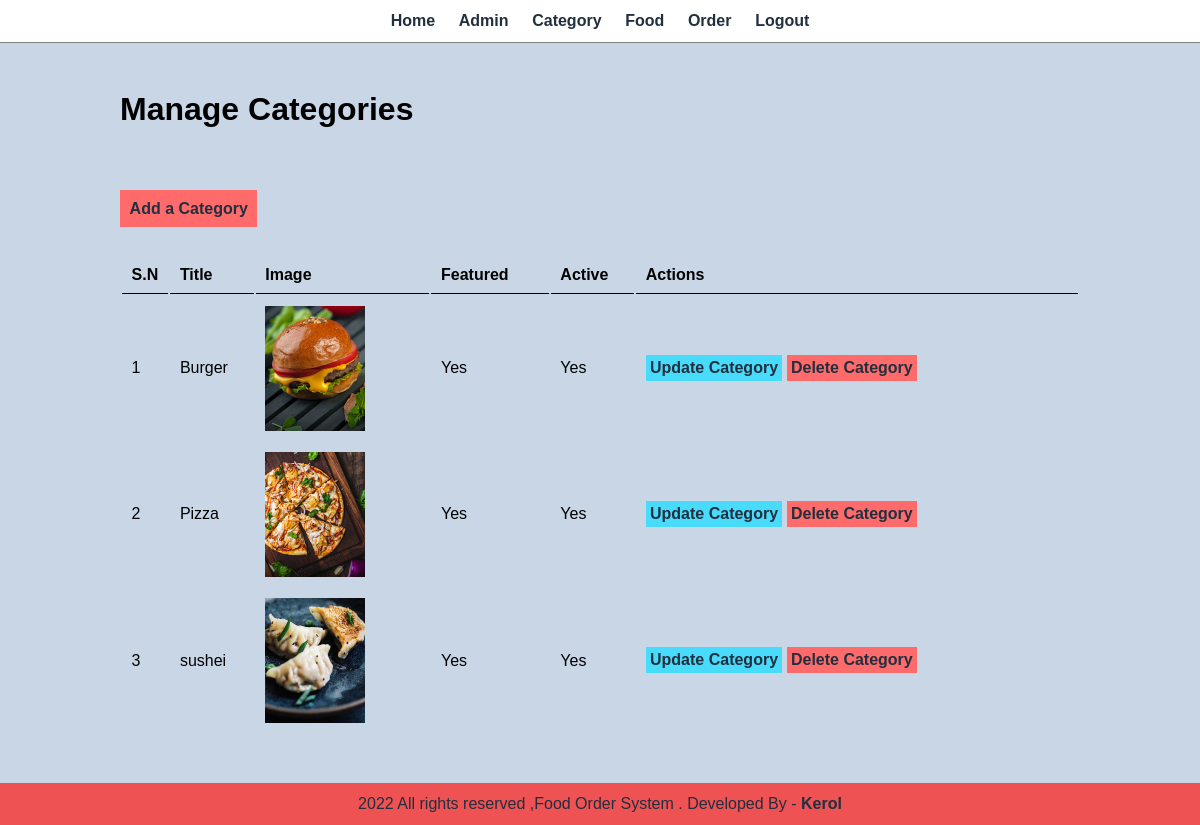
The page /admin/manage-category.php (signed in) on the database its author committed.
### tables this page shows
CREATE TABLE `tbl_category` (
  `id` int(10) UNSIGNED NOT NULL,
  `title` varchar(100) NOT NULL,
  `image_name` varchar(255) NOT NULL,
  `featured` varchar(10) NOT NULL,
  `active` varchar(10) NOT NULL
);

### admin/manage-category.php (the view, shortened to what this page needs)
<?php include('partials/menu.php'); ?>
<div class="main-content">
    <div class="wrapper">
    <h1>Manage Categories</h1>
    <br><br>
        <br><br>
        <a href="<?php echo SITEURL; ?>admin/add-category.php" class="btn-primary">Add a Category</a>
        <br><br><br>
               <table class="tbl-full">
                   <tr>
                       <th>S.N</th>
                       <th>Title</th>
                       <th>Image</th>
                       <th>Featured</th>
                       <th>Active</th>
                       <th>Actions</th>
                   </tr>
            <?php
                $sql = "SELECT * FROM tbl_category";
                $res = mysqli_query($conn, $sql);
                $count = mysqli_num_rows($res);
                $sn=1;
                if($count>0)
                {
                    while($row=mysqli_fetch_assoc($res))
                    {
                        $id = $row['id'];
                        $title = $row['title'];
                        $image_name = $row['image_name'];
                        $featured = $row['featured'];
                        $active = $row['active'];
                        ?>
                    <tr>
                       <td><?php echo $sn++; ?></td>
                       <td><?php echo $title?></td>
                       <td>
                           <?php
                           if($image_name != "")
                           {
                               ?>
                               <img src="<?php echo SITEURL; ?>images/category/<?php echo $image_name?>" width="100px">
                               <?php
                           }
                           else
                           {
                               echo "<div class='error'>Image not added</div>";
                           }
                           ?>
                        </td>
                       <td><?php echo $featured?></td>
                       <td><?php echo $active?></td>
                       <td>
                           <a href="<?php echo SITEURL?>admin/update-category.php?id=<?php echo $id; ?>" class="btn-secondary">Update Category</a>
                           <a href="<?php echo SITEURL?>admin/delete-category.php?id=<?php echo $id; ?>&image_name=<?php echo $image_name;?>" class="btn-danger">Delete Category</a>
                       </td>
                   </tr>
                        <?php
                    }
                }
                else
                {
                    ?>
                    <tr>
                    <td colspan="6" ><div class="error">No Category added</div></td>
                    </tr>
                    <?php
                }
            ?>
               </table>
    </div>
</div>
<?php include('partials/footer.php'); ?>

### admin/partials/menu.php (shortened to what this page needs)
<html>
    <head>
    <link rel="stylesheet" href="../css/admin.css">
    </head>
    <body>
        <div class="menu text-center">
            <div class="wrapper">
                <ul>
                    <li><a href="index.php">Home</a></li>
                    <li><a href="manage-admin.php">Admin</a></li>
                    <li><a href="manage-category.php">Category</a></li>
                    <li><a href="manage-food.php">Food</a></li>
                    <li><a href="manage-order.php">Order</a></li>
                    <li><a href="logout.php">Logout</a></li>
                </ul>
            </div>
        </div>

### admin/partials/footer.php
 <div class="footer">
            <div class="wrapper">
                <p class="text-center">2022 All rights reserved ,Food Order System . Developed By - <a href= "https://www.instagram.com/izzxtlxtif/?hl=en" >Kerol</a></p>
            </div>
        </div>
    </body>
</html>

### css/admin.css (style rules this page uses)
* { margin: 0; padding:0; font-family: Arial, Helvetica, sans-serif; }
.wrapper { padding: 1%; width: 80%; margin: 0 auto; }
.text-center { text-align: center; }
.tbl-full { width: 100%; }
table tr th { border-bottom: 1px solid black; padding: 1%; text-align: left; }
table tr td { padding: 1%; }
.btn-primary { background-color: #ff6b6b; padding: 1%; color: #222f3e; text-decoration: none; font-weight: bold; }
.btn-secondary { background-color: #48dbfb; padding: 1%; color: #222f3e; text-decoration: none; font-weight: bold; }
.btn-danger { background-color: #ff6b6b; padding: 1%; color: #222f3e; text-decoration: none; font-weight: bold; }
.menu { border-bottom: 1px solid grey; }
.menu ul { list-style-type: none; }
.menu ul li { display: inline; padding: 1%; }
.menu ul li a { text-decoration: none; font-weight: bold; color: #222f3e; }
.main-content { background-color: #c8d6e5; padding: 3% 0 }
.footer { background-color: #ee5253; color: #222f3e; }
.footer .wrapper p a { text-decoration: none; font-weight: bold; color: #222f3e; }

### rows shown on the page
tbl_category: title "Burger", image_name (picture), featured "Yes", active "Yes"
tbl_category: title "Pizza", image_name (picture), featured "Yes", active "Yes"
tbl_category: title "sushei", image_name (picture), featured "Yes", active "Yes"
